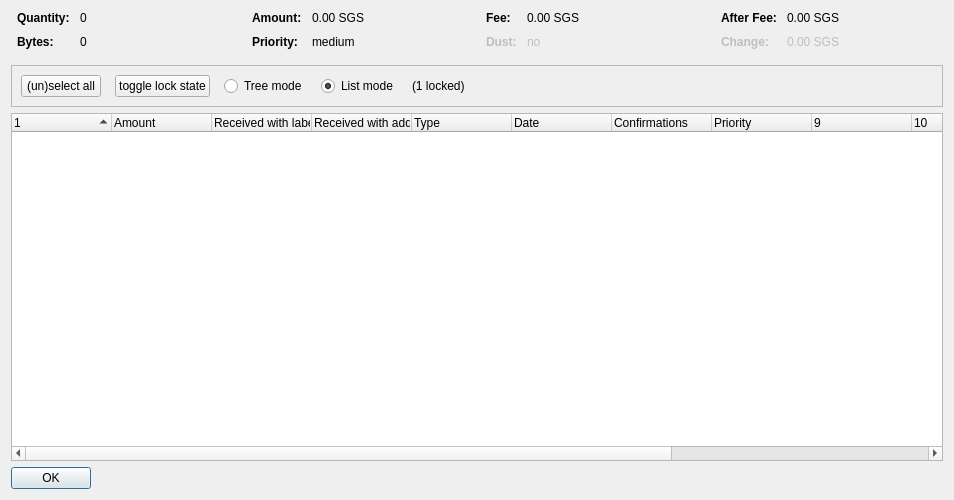
<?xml version="1.0" encoding="UTF-8"?>
<ui version="4.0">
 <class>CoinControlDialog</class>
 <widget class="QDialog" name="CoinControlDialog">
  <property name="geometry">
   <rect>
    <x>0</x>
    <y>0</y>
    <width>954</width>
    <height>500</height>
   </rect>
  </property>
  <property name="windowTitle">
   <string>Coin Selection</string>
  </property>
  <layout class="QVBoxLayout" name="verticalLayout">
   <item>
    <layout class="QHBoxLayout" name="horizontalLayoutTop" stretch="0,0,0,0">
     <property name="topMargin">
      <number>0</number>
     </property>
     <property name="bottomMargin">
      <number>10</number>
     </property>
     <item>
      <layout class="QFormLayout" name="formLayoutCoinControl1">
       <property name="horizontalSpacing">
        <number>10</number>
       </property>
       <property name="verticalSpacing">
        <number>10</number>
       </property>
       <property name="leftMargin">
        <number>6</number>
       </property>
       <property name="rightMargin">
        <number>6</number>
       </property>
       <item row="0" column="0">
        <widget class="QLabel" name="labelCoinControlQuantityText">
         <property name="font">
          <font>
           <weight>75</weight>
           <bold>true</bold>
          </font>
         </property>
         <property name="text">
          <string>Quantity:</string>
         </property>
        </widget>
       </item>
       <item row="0" column="1">
        <widget class="QLabel" name="labelCoinControlQuantity">
         <property name="cursor">
          <cursorShape>IBeamCursor</cursorShape>
         </property>
         <property name="contextMenuPolicy">
          <enum>Qt::ActionsContextMenu</enum>
         </property>
         <property name="text">
          <string notr="true">0</string>
         </property>
         <property name="textInteractionFlags">
          <set>Qt::LinksAccessibleByMouse|Qt::TextSelectableByKeyboard|Qt::TextSelectableByMouse</set>
         </property>
        </widget>
       </item>
       <item row="1" column="0">
        <widget class="QLabel" name="labelCoinControlBytesText">
         <property name="font">
          <font>
           <weight>75</weight>
           <bold>true</bold>
          </font>
         </property>
         <property name="text">
          <string>Bytes:</string>
         </property>
        </widget>
       </item>
       <item row="1" column="1">
        <widget class="QLabel" name="labelCoinControlBytes">
         <property name="cursor">
          <cursorShape>IBeamCursor</cursorShape>
         </property>
         <property name="contextMenuPolicy">
          <enum>Qt::ActionsContextMenu</enum>
         </property>
         <property name="text">
          <string notr="true">0</string>
         </property>
         <property name="textInteractionFlags">
          <set>Qt::LinksAccessibleByMouse|Qt::TextSelectableByKeyboard|Qt::TextSelectableByMouse</set>
         </property>
        </widget>
       </item>
      </layout>
     </item>
     <item>
      <layout class="QFormLayout" name="formLayoutCoinControl2">
       <property name="horizontalSpacing">
        <number>10</number>
       </property>
       <property name="verticalSpacing">
        <number>10</number>
       </property>
       <property name="leftMargin">
        <number>6</number>
       </property>
       <property name="rightMargin">
        <number>6</number>
       </property>
       <item row="0" column="0">
        <widget class="QLabel" name="labelCoinControlAmountText">
         <property name="font">
          <font>
           <weight>75</weight>
           <bold>true</bold>
          </font>
         </property>
         <property name="text">
          <string>Amount:</string>
         </property>
        </widget>
       </item>
       <item row="0" column="1">
        <widget class="QLabel" name="labelCoinControlAmount">
         <property name="cursor">
          <cursorShape>IBeamCursor</cursorShape>
         </property>
         <property name="contextMenuPolicy">
          <enum>Qt::ActionsContextMenu</enum>
         </property>
         <property name="text">
          <string notr="true">0.00 SGS</string>
         </property>
         <property name="textInteractionFlags">
          <set>Qt::LinksAccessibleByMouse|Qt::TextSelectableByKeyboard|Qt::TextSelectableByMouse</set>
         </property>
        </widget>
       </item>
       <item row="1" column="0">
        <widget class="QLabel" name="labelCoinControlPriorityText">
         <property name="font">
          <font>
           <weight>75</weight>
           <bold>true</bold>
          </font>
         </property>
         <property name="text">
          <string>Priority:</string>
         </property>
        </widget>
       </item>
       <item row="1" column="1">
        <widget class="QLabel" name="labelCoinControlPriority">
         <property name="cursor">
          <cursorShape>IBeamCursor</cursorShape>
         </property>
         <property name="contextMenuPolicy">
          <enum>Qt::ActionsContextMenu</enum>
         </property>
         <property name="text">
          <string>medium</string>
         </property>
         <property name="textInteractionFlags">
          <set>Qt::LinksAccessibleByMouse|Qt::TextSelectableByKeyboard|Qt::TextSelectableByMouse</set>
         </property>
        </widget>
       </item>
      </layout>
     </item>
     <item>
      <layout class="QFormLayout" name="formLayoutCoinControl3">
       <property name="horizontalSpacing">
        <number>10</number>
       </property>
       <property name="verticalSpacing">
        <number>10</number>
       </property>
       <property name="leftMargin">
        <number>6</number>
       </property>
       <property name="rightMargin">
        <number>6</number>
       </property>
       <item row="0" column="0">
        <widget class="QLabel" name="labelCoinControlFeeText">
         <property name="font">
          <font>
           <weight>75</weight>
           <bold>true</bold>
          </font>
         </property>
         <property name="text">
          <string>Fee:</string>
         </property>
        </widget>
       </item>
       <item row="0" column="1">
        <widget class="QLabel" name="labelCoinControlFee">
         <property name="cursor">
          <cursorShape>IBeamCursor</cursorShape>
         </property>
         <property name="contextMenuPolicy">
          <enum>Qt::ActionsContextMenu</enum>
         </property>
         <property name="text">
          <string notr="true">0.00 SGS</string>
         </property>
         <property name="textInteractionFlags">
          <set>Qt::LinksAccessibleByMouse|Qt::TextSelectableByKeyboard|Qt::TextSelectableByMouse</set>
         </property>
        </widget>
       </item>
       <item row="1" column="0">
        <widget class="QLabel" name="labelCoinControlLowOutputText">
         <property name="enabled">
          <bool>false</bool>
         </property>
         <property name="font">
          <font>
           <weight>75</weight>
           <bold>true</bold>
          </font>
         </property>
         <property name="text">
          <string>Dust:</string>
         </property>
        </widget>
       </item>
       <item row="1" column="1">
        <widget class="QLabel" name="labelCoinControlLowOutput">
         <property name="enabled">
          <bool>false</bool>
         </property>
         <property name="cursor">
          <cursorShape>IBeamCursor</cursorShape>
         </property>
         <property name="contextMenuPolicy">
          <enum>Qt::ActionsContextMenu</enum>
         </property>
         <property name="text">
          <string>no</string>
         </property>
         <property name="textInteractionFlags">
          <set>Qt::LinksAccessibleByMouse|Qt::TextSelectableByKeyboard|Qt::TextSelectableByMouse</set>
         </property>
        </widget>
       </item>
      </layout>
     </item>
     <item>
      <layout class="QFormLayout" name="formLayoutCoinControl4">
       <property name="horizontalSpacing">
        <number>10</number>
       </property>
       <property name="verticalSpacing">
        <number>10</number>
       </property>
       <property name="leftMargin">
        <number>6</number>
       </property>
       <property name="rightMargin">
        <number>6</number>
       </property>
       <item row="0" column="0">
        <widget class="QLabel" name="labelCoinControlAfterFeeText">
         <property name="font">
          <font>
           <weight>75</weight>
           <bold>true</bold>
          </font>
         </property>
         <property name="text">
          <string>After Fee:</string>
         </property>
        </widget>
       </item>
       <item row="0" column="1">
        <widget class="QLabel" name="labelCoinControlAfterFee">
         <property name="cursor">
          <cursorShape>IBeamCursor</cursorShape>
         </property>
         <property name="contextMenuPolicy">
          <enum>Qt::ActionsContextMenu</enum>
         </property>
         <property name="text">
          <string notr="true">0.00 SGS</string>
         </property>
         <property name="textInteractionFlags">
          <set>Qt::LinksAccessibleByMouse|Qt::TextSelectableByKeyboard|Qt::TextSelectableByMouse</set>
         </property>
        </widget>
       </item>
       <item row="1" column="0">
        <widget class="QLabel" name="labelCoinControlChangeText">
         <property name="enabled">
          <bool>false</bool>
         </property>
         <property name="font">
          <font>
           <weight>75</weight>
           <bold>true</bold>
          </font>
         </property>
         <property name="text">
          <string>Change:</string>
         </property>
        </widget>
       </item>
       <item row="1" column="1">
        <widget class="QLabel" name="labelCoinControlChange">
         <property name="enabled">
          <bool>false</bool>
         </property>
         <property name="cursor">
          <cursorShape>IBeamCursor</cursorShape>
         </property>
         <property name="contextMenuPolicy">
          <enum>Qt::ActionsContextMenu</enum>
         </property>
         <property name="text">
          <string notr="true">0.00 SGS</string>
         </property>
         <property name="textInteractionFlags">
          <set>Qt::LinksAccessibleByMouse|Qt::TextSelectableByKeyboard|Qt::TextSelectableByMouse</set>
         </property>
        </widget>
       </item>
      </layout>
     </item>
    </layout>
   </item>
   <item>
    <widget class="QFrame" name="frame">
     <property name="minimumSize">
      <size>
       <width>0</width>
       <height>40</height>
      </size>
     </property>
     <property name="frameShape">
      <enum>QFrame::StyledPanel</enum>
     </property>
     <property name="frameShadow">
      <enum>QFrame::Sunken</enum>
     </property>
     <layout class="QHBoxLayout" name="horizontalLayout">
      <item>
       <layout class="QHBoxLayout" name="horizontalLayoutPanel" stretch="0,0,0,0,0,0">
        <property name="spacing">
         <number>14</number>
        </property>
        <item>
         <widget class="QPushButton" name="pushButtonSelectAll">
          <property name="sizePolicy">
           <sizepolicy hsizetype="Maximum" vsizetype="Fixed">
            <horstretch>0</horstretch>
            <verstretch>0</verstretch>
           </sizepolicy>
          </property>
          <property name="text">
           <string>(un)select all</string>
          </property>
          <property name="autoDefault">
           <bool>false</bool>
          </property>
         </widget>
        </item>
        <item>
         <widget class="QPushButton" name="pushButtonToggleLock">
          <property name="sizePolicy">
           <sizepolicy hsizetype="Maximum" vsizetype="Fixed">
            <horstretch>0</horstretch>
            <verstretch>0</verstretch>
           </sizepolicy>
          </property>
          <property name="text">
           <string>toggle lock state</string>
          </property>
          <property name="autoDefault">
           <bool>false</bool>
          </property>
         </widget>
        </item>
        <item>
         <widget class="QRadioButton" name="radioTreeMode">
          <property name="sizePolicy">
           <sizepolicy hsizetype="Maximum" vsizetype="Fixed">
            <horstretch>0</horstretch>
            <verstretch>0</verstretch>
           </sizepolicy>
          </property>
          <property name="text">
           <string>Tree mode</string>
          </property>
         </widget>
        </item>
        <item>
         <widget class="QRadioButton" name="radioListMode">
          <property name="sizePolicy">
           <sizepolicy hsizetype="Maximum" vsizetype="Fixed">
            <horstretch>0</horstretch>
            <verstretch>0</verstretch>
           </sizepolicy>
          </property>
          <property name="text">
           <string>List mode</string>
          </property>
          <property name="checked">
           <bool>true</bool>
          </property>
         </widget>
        </item>
        <item>
         <widget class="QLabel" name="labelLocked">
          <property name="text">
           <string>(1 locked)</string>
          </property>
         </widget>
        </item>
        <item>
         <spacer name="horizontalSpacer">
          <property name="orientation">
           <enum>Qt::Horizontal</enum>
          </property>
          <property name="sizeHint" stdset="0">
           <size>
            <width>40</width>
            <height>20</height>
           </size>
          </property>
         </spacer>
        </item>
       </layout>
      </item>
     </layout>
    </widget>
   </item>
   <item>
    <widget class="CoinControlTreeWidget" name="treeWidget">
     <property name="contextMenuPolicy">
      <enum>Qt::CustomContextMenu</enum>
     </property>
     <property name="sortingEnabled">
      <bool>false</bool>
     </property>
     <property name="columnCount">
      <number>13</number>
     </property>
     <attribute name="headerShowSortIndicator" stdset="0">
      <bool>true</bool>
     </attribute>
     <attribute name="headerStretchLastSection">
      <bool>false</bool>
     </attribute>
     <column>
      <property name="text">
       <string/>
      </property>
     </column>
     <column>
      <property name="text">
       <string>Amount</string>
      </property>
     </column>
     <column>
      <property name="text">
       <string>Received with label</string>
      </property>
     </column>
     <column>
      <property name="text">
       <string>Received with address</string>
      </property>
     </column>
     <column>
      <property name="text">
       <string>Type</string>
      </property>
     </column>
     <column>
      <property name="text">
       <string>Date</string>
      </property>
     </column>
     <column>
      <property name="text">
       <string>Confirmations</string>
      </property>
      <property name="toolTip">
       <string>Confirmed</string>
      </property>
     </column>
     <column>
      <property name="text">
       <string>Priority</string>
      </property>
     </column>
     <column>
      <property name="text">
       <string/>
      </property>
     </column>
     <column>
      <property name="text">
       <string/>
      </property>
     </column>
     <column>
      <property name="text">
       <string/>
      </property>
     </column>
     <column>
      <property name="text">
       <string/>
      </property>
     </column>
     <column>
      <property name="text">
       <string/>
      </property>
     </column>
    </widget>
   </item>
   <item>
    <widget class="QDialogButtonBox" name="buttonBox">
     <property name="sizePolicy">
      <sizepolicy hsizetype="Maximum" vsizetype="Fixed">
       <horstretch>0</horstretch>
       <verstretch>0</verstretch>
      </sizepolicy>
     </property>
     <property name="orientation">
      <enum>Qt::Horizontal</enum>
     </property>
     <property name="standardButtons">
      <set>QDialogButtonBox::Ok</set>
     </property>
    </widget>
   </item>
  </layout>
 </widget>
 <customwidgets>
  <customwidget>
   <class>CoinControlTreeWidget</class>
   <extends>QTreeWidget</extends>
   <header>coincontroltreewidget.h</header>
  </customwidget>
 </customwidgets>
 <resources/>
 <connections/>
</ui>
